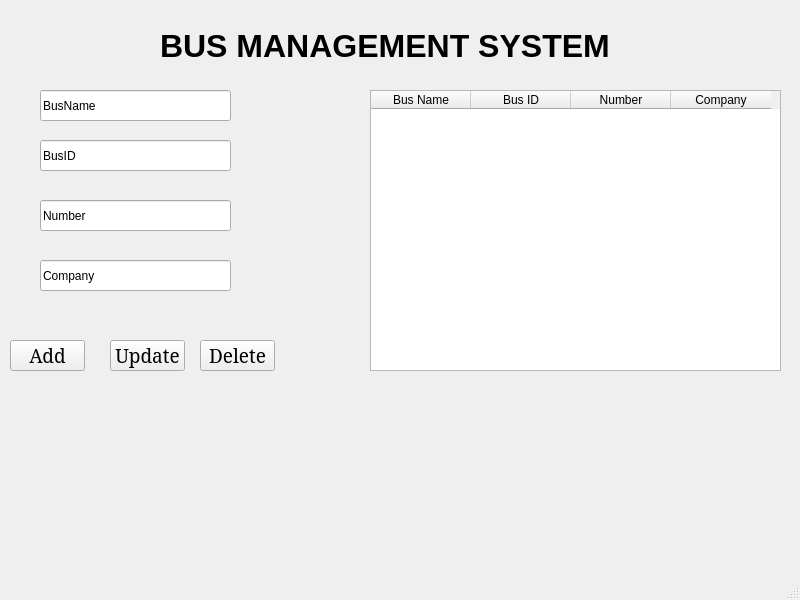
<?xml version="1.0" encoding="UTF-8"?>
<ui version="4.0">
 <class>MainWindow</class>
 <widget class="QMainWindow" name="MainWindow">
  <property name="geometry">
   <rect>
    <x>0</x>
    <y>0</y>
    <width>800</width>
    <height>600</height>
   </rect>
  </property>
  <property name="windowTitle">
   <string>MainWindow</string>
  </property>
  <widget class="QWidget" name="centralwidget">
   <widget class="QLabel" name="label">
    <property name="geometry">
     <rect>
      <x>160</x>
      <y>10</y>
      <width>451</width>
      <height>71</height>
     </rect>
    </property>
    <property name="font">
     <font>
      <pointsize>24</pointsize>
      <weight>75</weight>
      <bold>true</bold>
     </font>
    </property>
    <property name="text">
     <string>BUS MANAGEMENT SYSTEM</string>
    </property>
   </widget>
   <widget class="QPushButton" name="AddButton">
    <property name="geometry">
     <rect>
      <x>10</x>
      <y>340</y>
      <width>75</width>
      <height>31</height>
     </rect>
    </property>
    <property name="font">
     <font>
      <family>MS Serif</family>
      <pointsize>14</pointsize>
     </font>
    </property>
    <property name="text">
     <string>Add</string>
    </property>
   </widget>
   <widget class="QPushButton" name="EditButton">
    <property name="geometry">
     <rect>
      <x>110</x>
      <y>340</y>
      <width>75</width>
      <height>31</height>
     </rect>
    </property>
    <property name="font">
     <font>
      <family>MS Serif</family>
      <pointsize>14</pointsize>
     </font>
    </property>
    <property name="text">
     <string>Update</string>
    </property>
   </widget>
   <widget class="QPushButton" name="DeleteButton">
    <property name="geometry">
     <rect>
      <x>200</x>
      <y>340</y>
      <width>75</width>
      <height>31</height>
     </rect>
    </property>
    <property name="font">
     <font>
      <family>MS Serif</family>
      <pointsize>14</pointsize>
     </font>
    </property>
    <property name="text">
     <string>Delete</string>
    </property>
   </widget>
   <widget class="QTableWidget" name="BusInfoTable">
    <property name="geometry">
     <rect>
      <x>370</x>
      <y>90</y>
      <width>411</width>
      <height>281</height>
     </rect>
    </property>
    <attribute name="verticalHeaderCascadingSectionResizes">
     <bool>false</bool>
    </attribute>
    <column>
     <property name="text">
      <string>Bus Name</string>
     </property>
    </column>
    <column>
     <property name="text">
      <string>Bus ID</string>
     </property>
    </column>
    <column>
     <property name="text">
      <string>Number</string>
     </property>
    </column>
    <column>
     <property name="text">
      <string>Company</string>
     </property>
    </column>
   </widget>
   <widget class="QLineEdit" name="Name">
    <property name="geometry">
     <rect>
      <x>40</x>
      <y>90</y>
      <width>191</width>
      <height>31</height>
     </rect>
    </property>
    <property name="text">
     <string>BusName</string>
    </property>
   </widget>
   <widget class="QLineEdit" name="ID">
    <property name="geometry">
     <rect>
      <x>40</x>
      <y>140</y>
      <width>191</width>
      <height>31</height>
     </rect>
    </property>
    <property name="text">
     <string>BusID</string>
    </property>
   </widget>
   <widget class="QLineEdit" name="Number">
    <property name="geometry">
     <rect>
      <x>40</x>
      <y>200</y>
      <width>191</width>
      <height>31</height>
     </rect>
    </property>
    <property name="text">
     <string>Number</string>
    </property>
   </widget>
   <widget class="QLineEdit" name="Company">
    <property name="geometry">
     <rect>
      <x>40</x>
      <y>260</y>
      <width>191</width>
      <height>31</height>
     </rect>
    </property>
    <property name="text">
     <string>Company</string>
    </property>
   </widget>
  </widget>
  <widget class="QMenuBar" name="menubar">
   <property name="geometry">
    <rect>
     <x>0</x>
     <y>0</y>
     <width>800</width>
     <height>21</height>
    </rect>
   </property>
  </widget>
  <widget class="QStatusBar" name="statusbar"/>
 </widget>
 <resources/>
 <connections/>
</ui>
